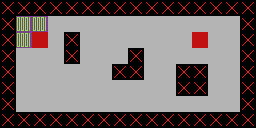

A 2D game scene composited from a Tiled map and its tileset images. What follows is a short description and the map's XML, with every tile layer's data as written:
An orthogonal 16x8 tile map with 16x16 px tiles, 1 tile layer (Kachelebene 1), 2 tilesets.

<map version="1.10" tiledversion="1.10.0" orientation="orthogonal" renderorder="right-down" width="16" height="8" tilewidth="16" tileheight="16" infinite="0" nextlayerid="2" nextobjectid="1">
 <tileset firstgid="1" source="pixil-frame-0.tsx" />
 <tileset firstgid="4" source="secondTileset.tsx" />
 <layer id="1" name="Kachelebene 1" width="16" height="8">
  <data encoding="csv">
1,1,1,1,1,1,1,1,1,1,1,1,1,1,1,1,
1,5,5,2,2,2,2,2,2,2,2,2,2,2,2,1,
1,5,3,2,1,2,2,2,2,2,2,2,3,2,2,1,
1,2,2,2,1,2,2,2,1,2,2,2,2,2,2,1,
1,2,2,2,2,2,2,1,1,2,2,1,1,2,2,1,
1,2,2,2,2,2,2,2,2,2,2,1,1,2,2,1,
1,2,2,2,2,2,2,2,2,2,2,2,2,2,2,1,
1,1,1,1,1,1,1,1,1,1,1,1,1,1,1,1
</data>
 </layer>
</map>
